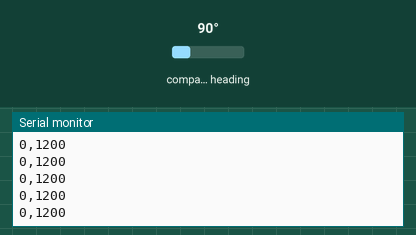
The sketch below on a simulated Arduino Uno, built with avr-gcc and run on an emulated ATmega328P. Shown: the last lines printed to the serial monitor. The inputs (shaded band) are chosen by the test bench; at power-on: compass heading 90°.

Above: at 1.2 s.
1.3 s: compass heading set to 7°
At 1.35 s:
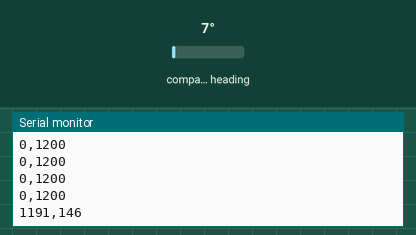
2.8 s: compass heading set to 180°
At 2.8 s:
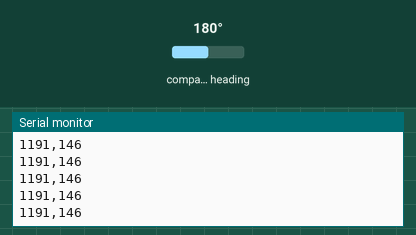
Timing chart, 0 to 5.8 s (numbered marks = the images above; inputs shaded):
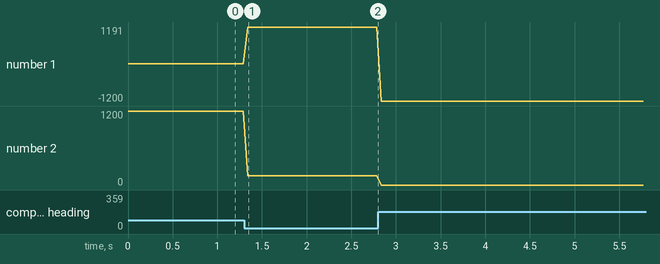

The sketch:

magnetometer_sender.ino
```cpp
#include <Wire.h>
#include <QMC5883LCompass.h>

QMC5883LCompass compass;

void setup() {
  Serial.begin(9600);
  Wire.begin();
  compass.init();
}

void loop() {
  compass.read();
  int x = compass.getX();
  int y = compass.getY();

  // カンマ区切りで送信
  Serial.print(x);
  Serial.print(",");
  Serial.println(y);

  delay(50);
}
```

Measured:
- after the input at 1.3 s, the serial monitor: prints a new line at once (image 1)
- plotted number 1: 0 → 1191 after the input at 1.3 s, 1191 → -1200 after the input at 2.8 s
- plotted number 2: 1200 → 146 after the input at 1.3 s
